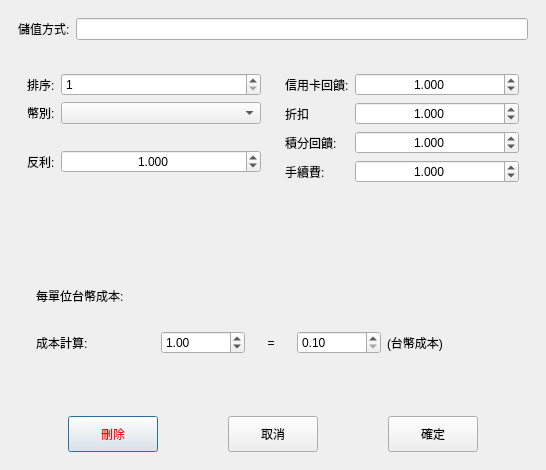
<?xml version="1.0" encoding="UTF-8"?>
<ui version="4.0">
 <class>DialogAddValueTypeEdit</class>
 <widget class="QDialog" name="DialogAddValueTypeEdit">
  <property name="geometry">
   <rect>
    <x>0</x>
    <y>0</y>
    <width>546</width>
    <height>470</height>
   </rect>
  </property>
  <property name="windowTitle">
   <string>Dialog</string>
  </property>
  <layout class="QGridLayout" name="gridLayout">
   <property name="leftMargin">
    <number>0</number>
   </property>
   <property name="topMargin">
    <number>0</number>
   </property>
   <property name="rightMargin">
    <number>0</number>
   </property>
   <property name="bottomMargin">
    <number>0</number>
   </property>
   <item row="0" column="0">
    <widget class="QWidget" name="wBg" native="true">
     <property name="styleSheet">
      <string notr="true">font: 18px &quot;Microsoft JhengHei UI&quot;;</string>
     </property>
     <layout class="QVBoxLayout" name="verticalLayout">
      <item>
       <widget class="QWidget" name="widget" native="true">
        <property name="maximumSize">
         <size>
          <width>16777215</width>
          <height>60</height>
         </size>
        </property>
        <layout class="QGridLayout" name="gridLayout_2">
         <item row="0" column="1">
          <widget class="QLineEdit" name="txName">
           <property name="styleSheet">
            <string notr="true">font: 18px &quot;Microsoft JhengHei UI&quot;;</string>
           </property>
          </widget>
         </item>
         <item row="0" column="0">
          <widget class="QLabel" name="label">
           <property name="text">
            <string>儲值方式:</string>
           </property>
          </widget>
         </item>
        </layout>
       </widget>
      </item>
      <item>
       <widget class="QWidget" name="widget_2" native="true">
        <layout class="QGridLayout" name="gridLayout_3" rowstretch="1,0" columnstretch="1,1">
         <item row="0" column="1">
          <widget class="QWidget" name="widget_5" native="true">
           <layout class="QFormLayout" name="formLayout_2">
            <item row="0" column="0">
             <widget class="QLabel" name="label_10">
              <property name="text">
               <string>信用卡回饋:</string>
              </property>
             </widget>
            </item>
            <item row="0" column="1">
             <widget class="QDoubleSpinBox" name="sb0">
              <property name="alignment">
               <set>Qt::AlignCenter</set>
              </property>
              <property name="decimals">
               <number>3</number>
              </property>
              <property name="minimum">
               <double>0.001000000000000</double>
              </property>
              <property name="maximum">
               <double>10.000000000000000</double>
              </property>
              <property name="value">
               <double>1.000000000000000</double>
              </property>
             </widget>
            </item>
            <item row="1" column="0">
             <widget class="QLabel" name="label_11">
              <property name="text">
               <string>折扣</string>
              </property>
             </widget>
            </item>
            <item row="1" column="1">
             <widget class="QDoubleSpinBox" name="sb1">
              <property name="alignment">
               <set>Qt::AlignCenter</set>
              </property>
              <property name="decimals">
               <number>3</number>
              </property>
              <property name="minimum">
               <double>0.001000000000000</double>
              </property>
              <property name="maximum">
               <double>10.000000000000000</double>
              </property>
              <property name="value">
               <double>1.000000000000000</double>
              </property>
             </widget>
            </item>
            <item row="2" column="0">
             <widget class="QLabel" name="label_12">
              <property name="text">
               <string>積分回饋:</string>
              </property>
             </widget>
            </item>
            <item row="2" column="1">
             <widget class="QDoubleSpinBox" name="sb2">
              <property name="alignment">
               <set>Qt::AlignCenter</set>
              </property>
              <property name="decimals">
               <number>3</number>
              </property>
              <property name="minimum">
               <double>0.001000000000000</double>
              </property>
              <property name="maximum">
               <double>10.000000000000000</double>
              </property>
              <property name="value">
               <double>1.000000000000000</double>
              </property>
             </widget>
            </item>
            <item row="3" column="0">
             <widget class="QLabel" name="label_13">
              <property name="text">
               <string>手續費:</string>
              </property>
             </widget>
            </item>
            <item row="3" column="1">
             <widget class="QDoubleSpinBox" name="sb3">
              <property name="alignment">
               <set>Qt::AlignCenter</set>
              </property>
              <property name="decimals">
               <number>3</number>
              </property>
              <property name="minimum">
               <double>0.001000000000000</double>
              </property>
              <property name="maximum">
               <double>10.000000000000000</double>
              </property>
              <property name="value">
               <double>1.000000000000000</double>
              </property>
             </widget>
            </item>
           </layout>
          </widget>
         </item>
         <item row="0" column="0">
          <widget class="QWidget" name="widget_4" native="true">
           <layout class="QFormLayout" name="formLayout">
            <item row="1" column="0">
             <widget class="QLabel" name="label_2">
              <property name="text">
               <string>幣別:</string>
              </property>
             </widget>
            </item>
            <item row="1" column="1">
             <widget class="QComboBox" name="comboBox"/>
            </item>
            <item row="2" column="1">
             <widget class="QLabel" name="lbRate">
              <property name="text">
               <string/>
              </property>
             </widget>
            </item>
            <item row="3" column="0">
             <widget class="QLabel" name="label_7">
              <property name="text">
               <string>反利:</string>
              </property>
             </widget>
            </item>
            <item row="3" column="1">
             <widget class="QDoubleSpinBox" name="sbSub">
              <property name="alignment">
               <set>Qt::AlignCenter</set>
              </property>
              <property name="decimals">
               <number>3</number>
              </property>
              <property name="minimum">
               <double>0.001000000000000</double>
              </property>
              <property name="maximum">
               <double>10.000000000000000</double>
              </property>
              <property name="value">
               <double>1.000000000000000</double>
              </property>
             </widget>
            </item>
            <item row="0" column="0">
             <widget class="QLabel" name="label_6">
              <property name="text">
               <string>排序:</string>
              </property>
             </widget>
            </item>
            <item row="0" column="1">
             <widget class="QSpinBox" name="sbSort">
              <property name="minimum">
               <number>1</number>
              </property>
              <property name="maximum">
               <number>999</number>
              </property>
             </widget>
            </item>
           </layout>
          </widget>
         </item>
         <item row="1" column="0" colspan="2">
          <widget class="QWidget" name="widget_6" native="true">
           <layout class="QGridLayout" name="gridLayout_4">
            <item row="0" column="0">
             <widget class="QWidget" name="widget_8" native="true">
              <property name="minimumSize">
               <size>
                <width>0</width>
                <height>40</height>
               </size>
              </property>
              <layout class="QHBoxLayout" name="horizontalLayout_3">
               <item>
                <widget class="QLabel" name="label_3">
                 <property name="sizePolicy">
                  <sizepolicy hsizetype="Fixed" vsizetype="Preferred">
                   <horstretch>0</horstretch>
                   <verstretch>0</verstretch>
                  </sizepolicy>
                 </property>
                 <property name="text">
                  <string>每單位台幣成本:</string>
                 </property>
                </widget>
               </item>
               <item>
                <widget class="QLabel" name="lbTotal">
                 <property name="text">
                  <string/>
                 </property>
                </widget>
               </item>
              </layout>
             </widget>
            </item>
            <item row="2" column="0">
             <spacer name="horizontalSpacer">
              <property name="orientation">
               <enum>Qt::Horizontal</enum>
              </property>
              <property name="sizeHint" stdset="0">
               <size>
                <width>40</width>
                <height>20</height>
               </size>
              </property>
             </spacer>
            </item>
            <item row="1" column="0" colspan="2">
             <widget class="QWidget" name="widget_7" native="true">
              <layout class="QHBoxLayout" name="horizontalLayout_2">
               <item>
                <widget class="QLabel" name="label_9">
                 <property name="text">
                  <string>成本計算:</string>
                 </property>
                </widget>
               </item>
               <item>
                <spacer name="horizontalSpacer_2">
                 <property name="orientation">
                  <enum>Qt::Horizontal</enum>
                 </property>
                 <property name="sizeHint" stdset="0">
                  <size>
                   <width>40</width>
                   <height>20</height>
                  </size>
                 </property>
                </spacer>
               </item>
               <item>
                <widget class="QDoubleSpinBox" name="spOrigin">
                 <property name="minimum">
                  <double>0.100000000000000</double>
                 </property>
                 <property name="maximum">
                  <double>100000.000000000000000</double>
                 </property>
                 <property name="value">
                  <double>1.000000000000000</double>
                 </property>
                </widget>
               </item>
               <item>
                <widget class="QLabel" name="label_4">
                 <property name="minimumSize">
                  <size>
                   <width>40</width>
                   <height>0</height>
                  </size>
                 </property>
                 <property name="text">
                  <string>=</string>
                 </property>
                 <property name="alignment">
                  <set>Qt::AlignCenter</set>
                 </property>
                </widget>
               </item>
               <item>
                <widget class="QDoubleSpinBox" name="spPrime">
                 <property name="minimum">
                  <double>0.100000000000000</double>
                 </property>
                 <property name="maximum">
                  <double>100000.000000000000000</double>
                 </property>
                </widget>
               </item>
               <item>
                <widget class="QLabel" name="label_5">
                 <property name="text">
                  <string>(台幣成本)</string>
                 </property>
                </widget>
               </item>
               <item>
                <spacer name="horizontalSpacer_3">
                 <property name="orientation">
                  <enum>Qt::Horizontal</enum>
                 </property>
                 <property name="sizeHint" stdset="0">
                  <size>
                   <width>40</width>
                   <height>20</height>
                  </size>
                 </property>
                </spacer>
               </item>
              </layout>
             </widget>
            </item>
           </layout>
          </widget>
         </item>
        </layout>
       </widget>
      </item>
      <item>
       <widget class="QWidget" name="widget_3" native="true">
        <property name="maximumSize">
         <size>
          <width>16777215</width>
          <height>60</height>
         </size>
        </property>
        <layout class="QHBoxLayout" name="horizontalLayout">
         <property name="spacing">
          <number>20</number>
         </property>
         <item>
          <widget class="QPushButton" name="btnDel">
           <property name="minimumSize">
            <size>
             <width>90</width>
             <height>36</height>
            </size>
           </property>
           <property name="maximumSize">
            <size>
             <width>90</width>
             <height>36</height>
            </size>
           </property>
           <property name="styleSheet">
            <string notr="true">color: rgb(255, 0, 0);</string>
           </property>
           <property name="text">
            <string>刪除</string>
           </property>
          </widget>
         </item>
         <item>
          <widget class="QPushButton" name="btnCancel">
           <property name="minimumSize">
            <size>
             <width>90</width>
             <height>36</height>
            </size>
           </property>
           <property name="maximumSize">
            <size>
             <width>90</width>
             <height>36</height>
            </size>
           </property>
           <property name="text">
            <string>取消</string>
           </property>
          </widget>
         </item>
         <item>
          <widget class="QPushButton" name="btnOk">
           <property name="minimumSize">
            <size>
             <width>90</width>
             <height>36</height>
            </size>
           </property>
           <property name="maximumSize">
            <size>
             <width>90</width>
             <height>36</height>
            </size>
           </property>
           <property name="text">
            <string>確定</string>
           </property>
          </widget>
         </item>
        </layout>
       </widget>
      </item>
     </layout>
    </widget>
   </item>
  </layout>
 </widget>
 <resources/>
 <connections/>
</ui>
